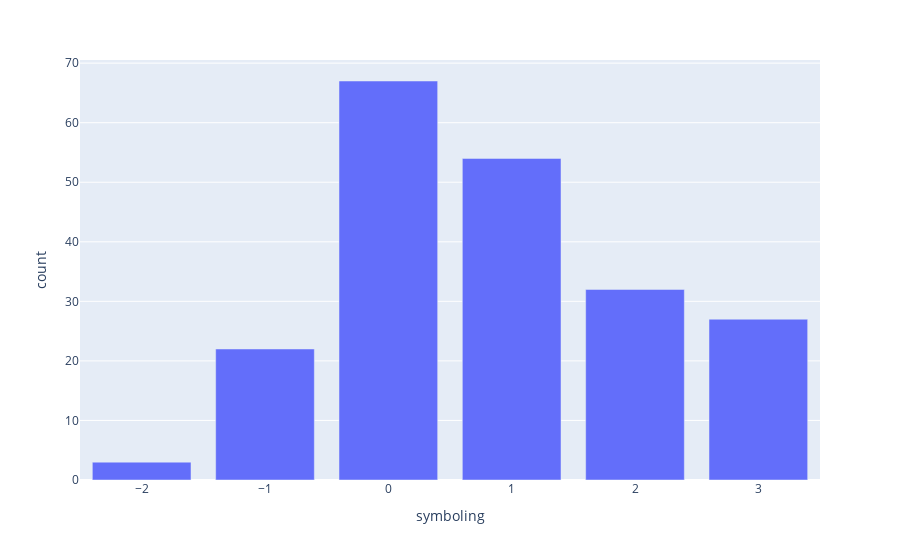

Notebook code cell kept with this figure:
### Code cell
px.bar(car['symboling'].value_counts(),y='count')

### Figure 1 — Plotly figure (JSON) as saved in the notebook; plotly's stock layout.template omitted (floating-point values rounded to 4 significant figures)
{"data": [{"alignmentgroup": "True", "hovertemplate": "symboling=%{x}<br>count=%{y}<extra></extra>", "legendgroup": "", "marker": {"color": "#636efa", "pattern": {"shape": ""}}, "name": "", "offsetgroup": "", "orientation": "v", "showlegend": false, "textposition": "auto", "type": "bar", "x": [0, 1, 2, 3, -1, -2], "xaxis": "x", "y": [67, 54, 32, 27, 22, 3], "yaxis": "y"}], "layout": {"barmode": "relative", "legend": {"tracegroupgap": 0}, "margin": {"t": 60}, "xaxis": {"anchor": "y", "domain": [0, 1], "title": {"text": "symboling"}}, "yaxis": {"anchor": "x", "domain": [0, 1], "title": {"text": "count"}}}}
